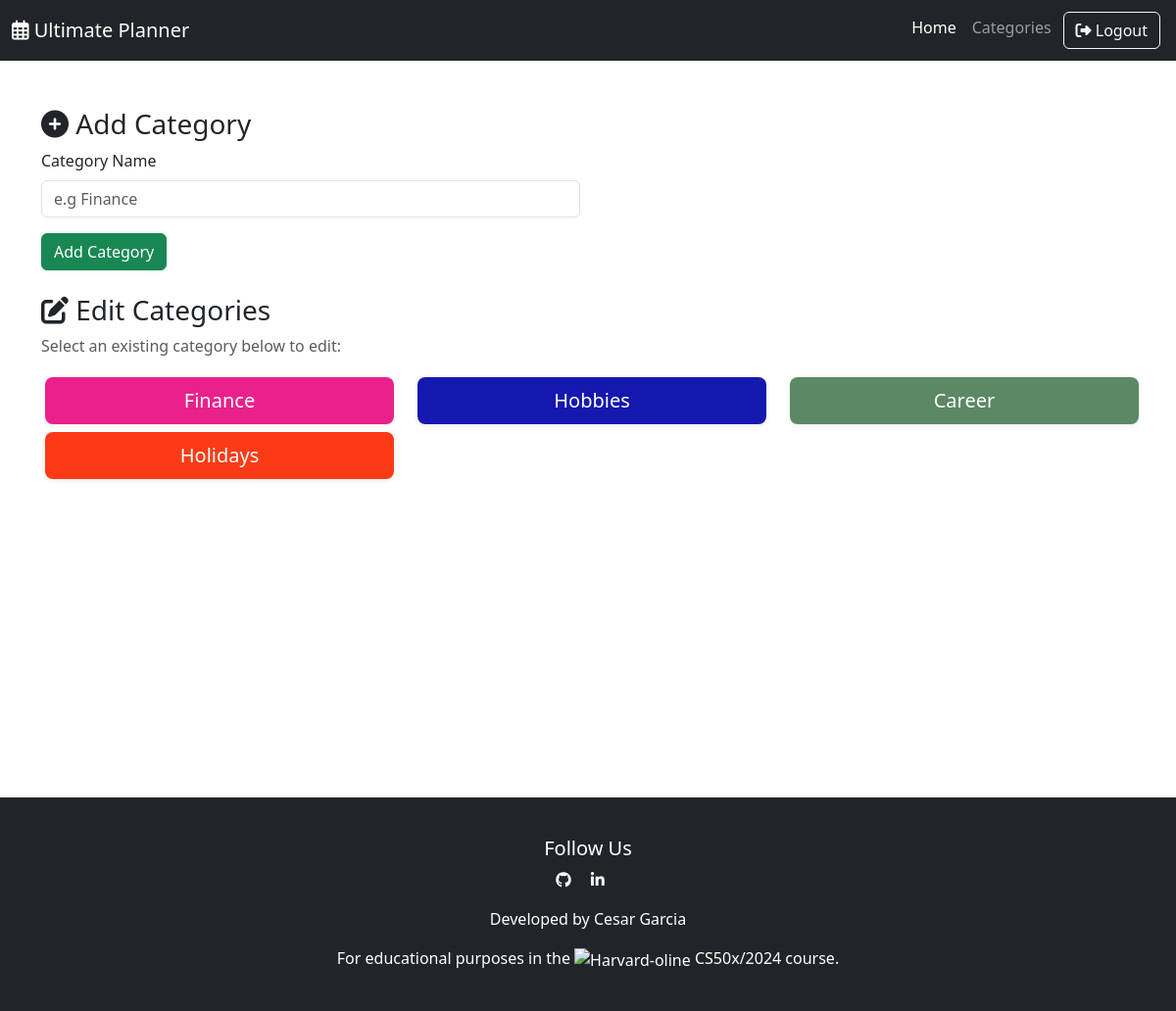
The app's page /add-category (signed in), older data.
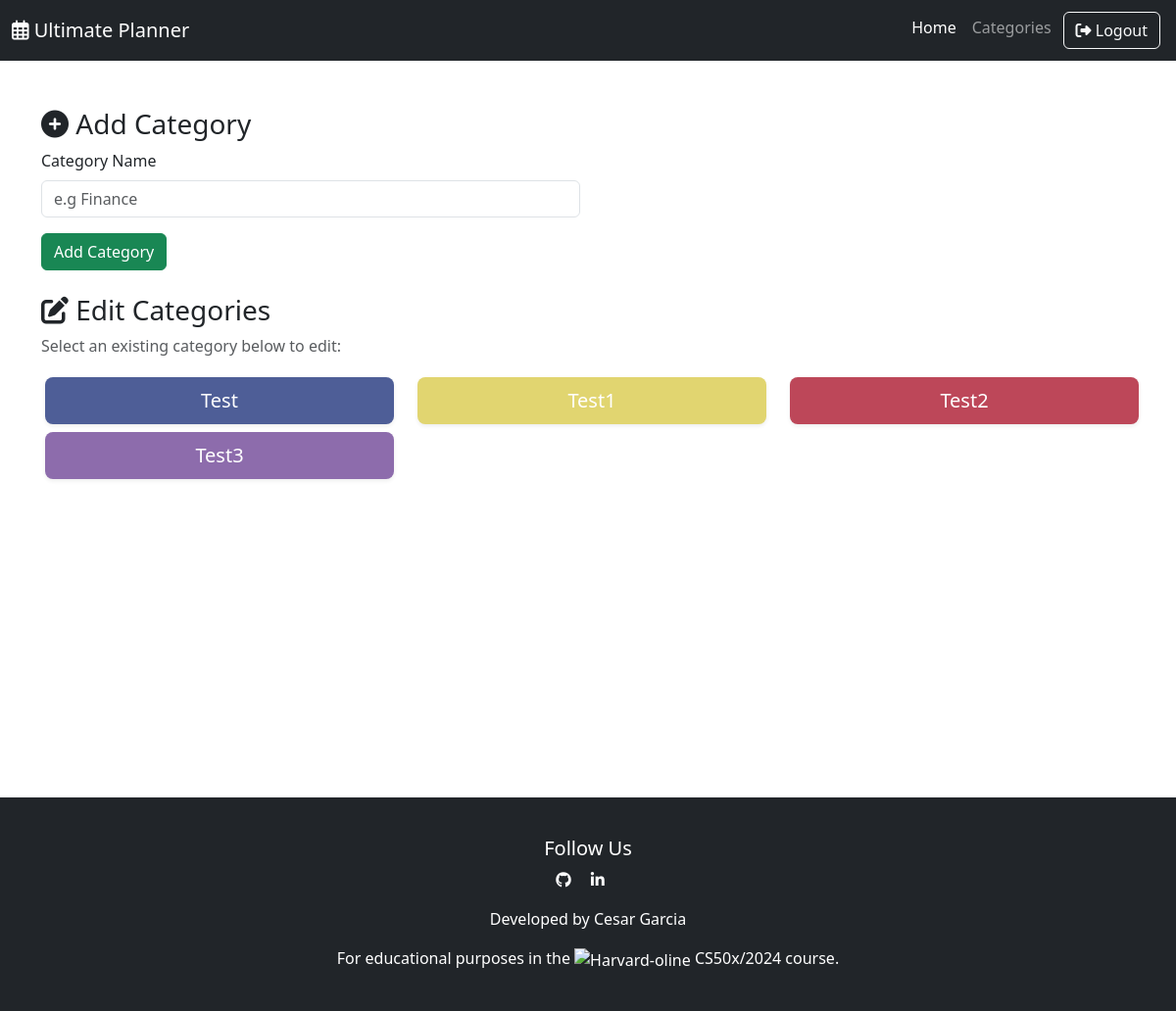
The same page, newer data.
### app.py (models this page shows, shortened)
class Category(db.Model):
    category_id = db.Column(db.Integer, primary_key=True)
    category_name = db.Column(db.String(100), nullable=False)
    category_color = db.Column(db.String(7), nullable=False)
    user_id = db.Column(db.Integer, db.ForeignKey('user.user_id'), nullable=False)
    __table_args__ = (
        db.UniqueConstraint('category_name', 'user_id', name='unique_category_per_user'),
        db.UniqueConstraint('category_color', 'user_id', name='unique_color_per_user')
    )

### app.py (the view, shortened to what this page needs)
@app.route('/add-category', methods=['GET', 'POST'])
def add_category():
    if 'user_id' not in session:
        flash("You need to log in first.", "danger")
        return redirect(url_for('login'))
    user = User.query.get(session['user_id'])  # Get the logged-in user
    categories = user.categories  # Categories associated with the current user
    return render_template('add_category.html', categories=categories)

### templates/add_category.html (shortened to what this page needs)
{% extends "base.html" %}
{% block content %}
<div class="container mt-5 h-100">
    <h3 class="mt-4"><i class="fa-solid fa-circle-plus"></i> Add Category</h3>
    <form method="POST" class="row g-3">
        <div class="col-12 col-md-6">
            <label for="category_name" class="form-label">Category Name</label>
            <input type="text" class="form-control" id="category_name" name="category_name" placeholder="e.g Finance" required>
        </div>
        <div class="col-12">
            <button type="submit" class="btn btn-success">Add Category</button>
        </div>
    </form>
    <br>
    <h3><i class="fa-solid fa-pen-to-square"></i> Edit Categories</h3>
    {% if categories %}
    <p class="text-muted">Select an existing category below to edit:</p>
    <ul class="list-unstyled row">
        {% for category in categories %}
        <div class="col-12 col-md-6 col-lg-4">
            <a class="btn btn-lg m-1 shadow-sm text-white text-center w-100"
               style="background-color: {{ category.category_color }}"
               href="{{ url_for('edit_category', category_id=category.category_id) }}">
                <li>{{ category.category_name }}</li>
            </a>
        </div>
        {% endfor %}
    </ul>
    {% else %}
    <p>No categories found. Add a new one above.</p>
    {% endif %}
</div>
{% endblock %}

Row changes from the older to the newer data that the page shows:
removed Category: category_name "Finance"
removed Category: category_name "Hobbies"
removed Category: category_name "Career"
removed Category: category_name "Holidays"
added Category: category_name "Test"
added Category: category_name "Test1"
added Category: category_name "Test2"
added Category: category_name "Test3"
